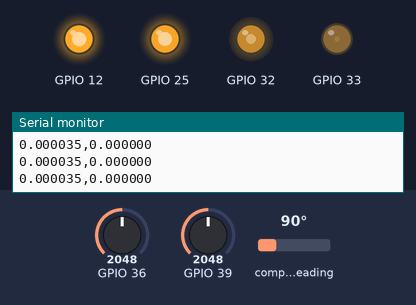
The program below on a simulated ESP32. On the bench: output pins drawn as LEDs (lit = HIGH), the last lines printed to the serial monitor. Wiring (inferred from the names in the program): AS5600 angle sensor at I2C address 0x36. The inputs (shaded band) are chosen by the test bench; at power-on: compass heading 90°, GPIO 36 = 2048, GPIO 39 = 2048.

Above: at 3.9 s.
4.0 s: compass heading set to 7°
At 5.2 s:
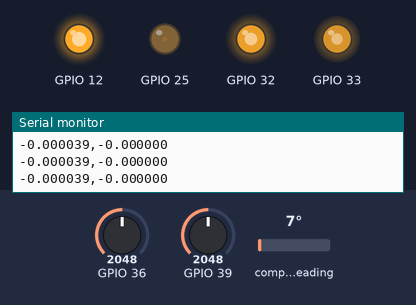
5.5 s: GPIO 36 set to 2866
At 6.6 s:
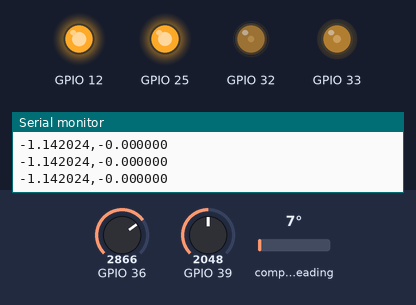
7.2 s: compass heading set to 90°
At 7.21 s:
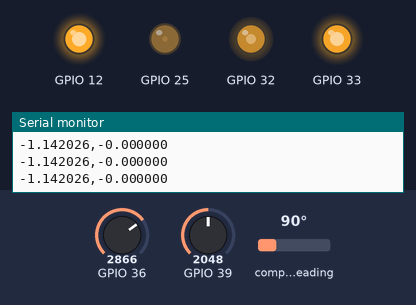
8.7 s: compass heading set to 180°
At 9.9 s:
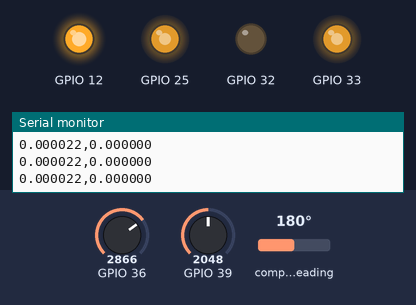
10.2 s: GPIO 39 set to 1228
At 11.2 s:
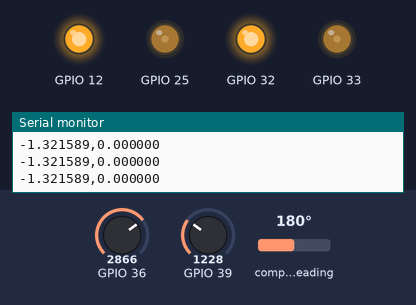
11.8 s: GPIO 39 set to 2866
At 13.3 s:
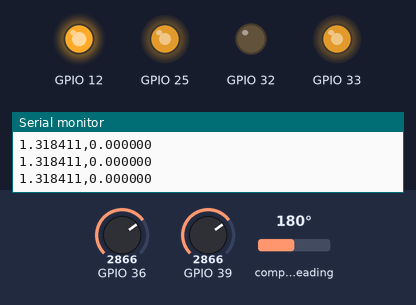
Timing chart, 0 to 14.3 s (numbered marks = the images above; inputs shaded):
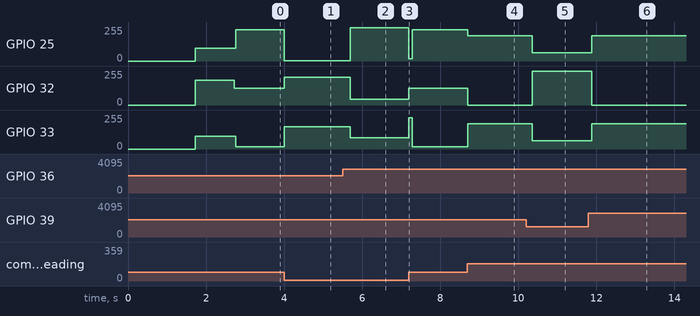

The program:

main.cpp
```cpp
#include <Arduino.h>
#include <DengFOC.h>

int Sensor_DIR = 1;  //传感器方向：1 或 -1，用于统一电角度和速度方向
int Motor_PP = 7;     //电机极对数，必须与实际电机一致

// 初始化串口、驱动器使能、PWM、编码器、电流采样和电角度零点。
void setup() {
  //USB 转串口通常使用 UART0，波特率与 platformio.ini 的 monitor_speed 一致
  Serial.begin(115200);

  //V4 驱动器使能脚；上电后拉高
  pinMode(12, OUTPUT);
  digitalWrite(12, HIGH);

  //设置母线电压并初始化 PWM、AS5600 和电流传感器
  DFOC_Vbus(12.6);

  //校准编码器零电角度；校准时电机会输出短暂力矩，应移除负载
  DFOC_alignSensor(Motor_PP, Sensor_DIR);
}

//控制循环计数，用于降低串口打印频率
int count = 0;

//主循环：采集传感器数据，执行三闭环，接收目标值并周期输出状态。
void loop() {
  //先更新机械角度、圈数和两相电流，保证后续控制使用同一轮采样
  runFOC();

  //力位闭环示例（默认注释）：角度环输出直接作为电流环目标
  // DFOC_M0_SET_ANGLE_PID(0.5,0,0.003,100000,0.3);
  // DFOC_M0_SET_CURRENT_PID(1.25,50,0,100000);
  // DFOC_M0_set_Force_Angle(serial_motor_target());

  //速度闭环示例（默认注释）：速度环输出作为电流环目标
  // DFOC_M0_SET_VEL_PID(3,2,0,100000,0.3);
  // DFOC_M0_SET_CURRENT_PID(0.5,50,0,100000);
  // DFOC_M0_setVelocity(serial_motor_target());

  //默认模式：位置-速度-电流三闭环
  //角度环将位置误差转换为速度目标，速度环生成电流目标，电流环输出三相电压
  DFOC_M0_SET_ANGLE_PID(1, 0, 0, 100000, 30);
  DFOC_M0_SET_VEL_PID(0.02, 1, 0, 100000, 0.5);
  DFOC_M0_SET_CURRENT_PID(5, 200, 0, 100000);
  DFOC_M0_set_Velocity_Angle(serial_motor_target());

  //纯电流力矩环示例（默认注释）：Target 为 q 轴电流目标，单位 A
  // DFOC_M0_SET_CURRENT_PID(5,200,0,100000);
  // DFOC_M0_setTorque(serial_motor_target());

  //每约 31 个控制周期输出一次滤波后的 q 轴电流和速度
  count++;
  if (count > 30) {
    count = 0;
    //仅输出电流：Serial.printf("%f\n", DFOC_M0_Current());
    Serial.printf("%f,%f\n", DFOC_M0_Current(), DFOC_M0_Velocity());
  }

  //读取以换行符结尾的串口目标值，例如发送 "1.57\n"
  serialReceiveUserCommand();
}
```

Measured:
- after the input at 4.0 s, GPIO 25: 236/255 → 2/255 at once; GPIO 32: 127/255 → 210/255 at once; GPIO 33: 17/255 → 167/255 at once
- after the input at 5.5 s, GPIO 25: 2/255 → 251/255 after 0.20 s; GPIO 32: 210/255 → 43/255 after 0.20 s; GPIO 33: 167/255 → 86/255 after 0.20 s
- after the input at 7.2 s, GPIO 25: 251/255 → 17/255 at once, → 236/255 0.08 s later; GPIO 32: 43/255 → 127/255 at once; GPIO 33: 86/255 → 236/255 at once, → 17/255 0.08 s later
- after the input at 8.7 s, GPIO 25: 236/255 → 190/255 at once; GPIO 32: 127/255 → 0/255 at once; GPIO 33: 17/255 → 190/255 at once
- after the input at 10.2 s, GPIO 25, GPIO 33: 190/255 → 63/255 after 0.16 s; GPIO 32: 0/255 → 255/255 after 0.16 s
- after the input at 11.8 s, GPIO 25, GPIO 33: 63/255 → 190/255 after 0.09 s; GPIO 32: 255/255 → 0/255 after 0.09 s
